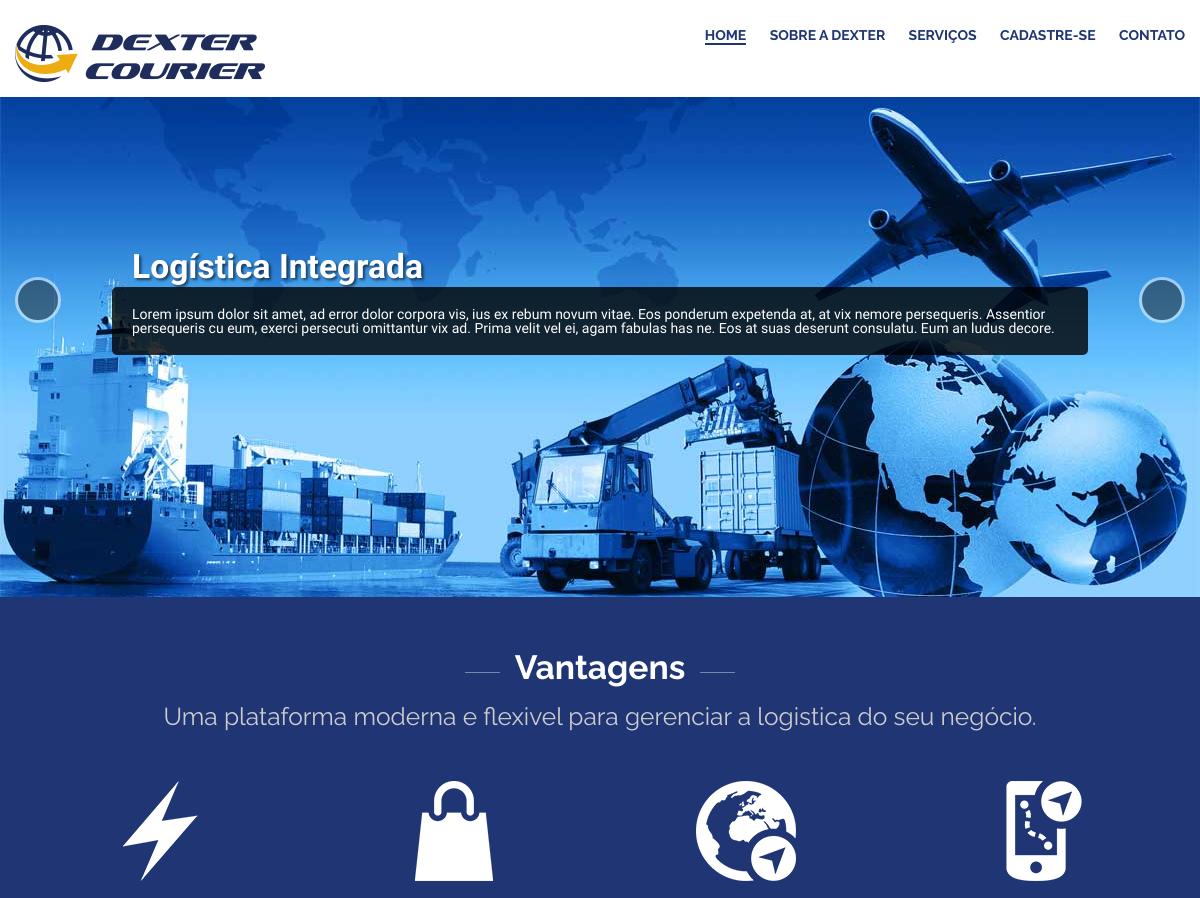
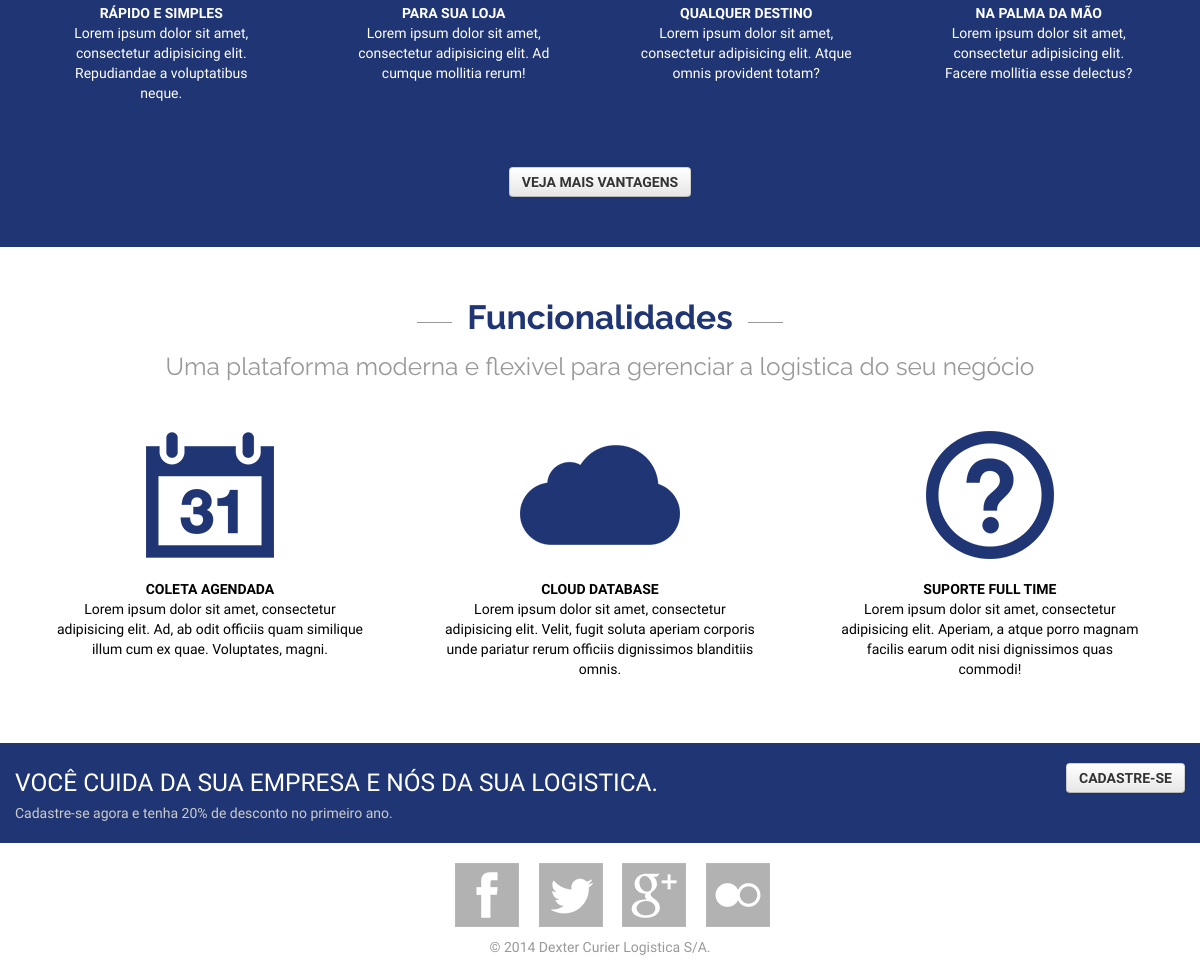
/752/files/web02/dexter/index.php, run on the app's committed database (2 pictures, top to bottom).
### tables this page shows
CREATE TABLE `servicos` (
  `id` int(11) NOT NULL AUTO_INCREMENT,
  `nome` varchar(200) DEFAULT NULL,
  `descricao` varchar(200) DEFAULT NULL,
  `url_icone` varchar(200) DEFAULT NULL,
  `home` tinyint(1) DEFAULT NULL,
  `ip` varchar(2) DEFAULT NULL,
  PRIMARY KEY (`id`)
);

CREATE TABLE `funcionalidades` (
  `id` int(11) NOT NULL AUTO_INCREMENT,
  `nome` varchar(200) DEFAULT NULL,
  `descricao` varchar(200) DEFAULT NULL,
  `url_icone` varchar(200) DEFAULT NULL,
  `ip` varchar(2) DEFAULT NULL,
  PRIMARY KEY (`id`)
);

### 752/files/web02/dexter/include/banco.php (called while the page is built, shortened)
<?php
	function listar($tabela, $campos = "*", $onde=null, $filtro=null, $ordem=null, $limite=null){
		$sql = "select $campos from $tabela";
		if( $onde ){
			$sql .= " where $onde";
		}elseif( $filtro ){
			$sql .= " where $filtro";
		}
		$registros = [];
		$query = mysql_query($sql) or die("MySQL error:".mysql_error());
    	while($registro = mysql_fetch_array($query)){
		    $registros[] = $registro;
		}
		return $registros;
	}

### 752/files/web02/dexter/template/vantagens.php (the view, shortened to what this page needs)
<div class="title">
	<h1>Vantagens</h1>
	<h3>Uma plataforma moderna e flexivel para gerenciar a logistica do seu
		negócio.</h3>
</div>
<ul class="container">
      <?php
		$registros = listar( 'servicos','*', "home= 1");
		foreach( $registros as $registro ):
	 ?>
	<li>
		<figure>
			<img src="<?php echo $registro['url_icone'];?>" alt="Nome Imagem">
			<figcaption>
				<strong><?php echo $registro['nome'];?></strong>
				<p><?php echo $registro['descricao'];?></p>
			</figcaption>
		</figure>
	</li>
    <?php endforeach; ?>
</ul>
<a href="servicos.php" class="btn btn-flat">Veja mais Vantagens</a>

### 752/files/web02/dexter/index.php (shortened to what this page needs)
    <header class="header">
        <?php  require 'template/topo.php'; ?>
    </header>
    <?php
        $banners = array(
        	array(
                'id' => 1,
                'nome' => 'Logística Integrada',
        	    'descricao' => 'Lorem ipsum dolor sit amet, ad error dolor corpora vis, ius ex rebum novum vitae. Eos ponderum expetenda at, at vix nemore persequeris. Assentior persequeris cu eum, exerci persecuti omittantur vix ad. Prima velit vel ei, agam fabulas has ne. Eos at suas deserunt consulatu. Eum an ludus decore.',
        	    'url' => 'img/banner/banner.jpg'
            ),
            array(
                'id' => 2,
                'nome' => 'Soluções em Transporte',
                'descricao' => 'Mea id prima munere. Facer everti pro ex, nam no malis quodsi. Option delicata corrumpit an usu, quodsi equidem percipit vix cu, dolor periculis et pri. Id sea corpora phaedrum, no est rebum illud mollis. Et vel veri autem, nec alia dicit ex, eu vis dicant labores legimus',
                'url' => 'img/banner/banner2.jpg'
            ),
            array(
                'id' => 3,
                'nome' => 'Terminais Marítimos',
                'descricao' => 'Cum simul mandamus no, sea veniam honestatis eu. Mucius nostrud ea quo, ius an dicunt eloquentiam, fabulas expetendis per ex. Liber definitionem eu nam. Cu pro dicit utamur conclusionemque, no vis audire maiestatis scribentur.',
                'url' => 'img/banner/banner3.jpg'
            ),
            array(
                'id' => 4,
                'nome' => 'Dexter - Logística',
                'descricao' => 'Mel habeo homero commune te. Nostrud accumsan oporteat mea ex. Lorem ullum mei ne, duo ei amet primis incorrupte. Eos te alienum molestiae, iriure atomorum ei has.',
                'url' => 'img/banner/banner4.jpg'
            ),
        )
    ?>
    <section class="banner">
        <div id="carousel-example-generic" class="carousel slide" data-ride="carousel">
          <div class="carousel-inner">
            <?php foreach ($banners as $banner): ?>
                <div class="item <?php echo ($banner['id']==1) ? 'active' : ''?>" style="background-image:url('<?php echo $banner['url']; ?>')">
                  <div class="container">
                    <div class="row">
                        <div class="span12">
                            <h2><?php echo $banner['nome']; ?></h2>
                            <p><?php echo $banner['descricao']; ?></p>
                        </div>
                    </div>
                  </div>
               </div>
           <?php endforeach;?>
         </div>
          <a class="left carousel-control" href="#carousel-example-generic" role="button" data-slide="prev">
          </a>
          <a class="right carousel-control" href="#carousel-example-generic" role="button" data-slide="next">
          </a>
        </div>
    </section>
    <section class="vantagens">
        <?php require 'template/vantagens.php' ?>
    </section>
    <section class="funcionalidades">
        <?php require 'template/funcionalidades.php' ?>
    </section>
    <section class="cadastro">
        <div class="container">
            <div class="left">
                <h3>Você cuida da sua empresa e nós da sua logistica.</h3>
                <p>Cadastre-se agora e tenha 20% de desconto no primeiro ano.</p>
            </div>
            <a href="cadastro.php" class="btn btn-flat right">Cadastre-se</a>
        </div>
    </section>
    <footer class="footer">
        <?php require 'template/rodape.php' ?>
    </footer>
</body>
</html>

### 752/files/web02/dexter/template/topo.php (shortened to what this page needs)
<!doctype html>
<html dir="ltr" lang="pt-BR">
<head>
    <link rel="stylesheet" href="include/css/style.css">
        <link href="include/css/bootstrap.css" rel="stylesheet">
        <link href="include/css/bootstrap-responsive.css" rel="stylesheet">
</head>
<body>
<div class="container">
	<a href="index.php" class="logo left">Dexter Courier</a>
	<nav class="right">
		<ul>
               <?php
                   $paginas[] = array('url' => 'index.php', 'label' => 'Home');
                   $paginas[] = array('url' => 'sobre.php', 'label' => 'Sobre a Dexter');
                   $paginas[] = array('url' => 'servicos.php', 'label' => 'Serviços');
                   $paginas[] = array('url' => 'cadastro.php', 'label' => 'Cadastre-se');
                   $paginas[] = array('url' => 'contato.php', 'label' => 'Contato');
               ?>
               <?php foreach ($paginas as $pagina):?>
                <li class=<?php  echo (basename($_SERVER['PHP_SELF']) == $pagina['url']) ? ' active' : '';?>><a href="<?php echo $pagina['url']; ?>"><?php echo $pagina['label']; ?></a>
              <?php endforeach; ?>
		</ul>
	</nav>
</div>

### 752/files/web02/dexter/template/funcionalidades.php
<div class="title">
	<h1>Funcionalidades</h1>
	<h3>Uma plataforma moderna e flexivel para gerenciar a logistica do seu
		negócio</h3>
</div>
<ul class="container">
	<?php
		$registros = listar('funcionalidades');
		foreach( $registros as $registro ):
	 ?>
	<li>
		<figure>
			<img src="<?php echo $registro['url_icone'];?>" alt="Nome Imagem">
			<figcaption>
				<strong><?php echo $registro['nome'];?></strong>
				<p><?php echo $registro['descricao'];?></p>
			</figcaption>
		</figure>
	</li>
    <?php endforeach; ?>
</ul>

### 752/files/web02/dexter/template/rodape.php
<ul>
	<li><a href="#" target="_blank"><img src="img/icon-fb.png"
			alt="Facebook"></a></li>
	<li><a href="#" target="_blank"><img src="img/icon-tw.png"
			alt="Twitter"></a></li>
	<li><a href="#" target="_blank"><img src="img/icon-gp.png"
			alt="Google+"></a></li>
	<li><a href="#" target="_blank"><img src="img/icon-fk.png" alt="Flickr"></a>
	</li>
</ul>
<div class="copy">&copy; 2014 Dexter Curier Logistica S/A.</div>

### 752/files/web02/dexter/include/css/style.css (style rules this page uses)
body { margin: 0; padding: 0; background: #F5F5F5; color: #555; font-family: 'Open Sans', sans-serif; font-weight: 300; }
.container { width:980px; margin: 0 auto; display: block; }
.left { float: left; }
.right { float: right; }
img { max-width: 100%; }
.header { width: 100%; background-color: white; padding: 15px; overflow: hidden; box-sizing: border-box; -webkit-box-shadow: 0 5px 5px rgba(0,0,0,.12); -moz-box-shadow: 0 5px 5px rgba(0,0,0,.12); box-shadow: 0 5px 5px rgba(0,0,0,.12); }
.header .logo { width: 250px; height: 57px; display: block; background-image: url('../../img/logo-dexter.png'); background-position: 0 0; background-repeat: no-repeat; text-indent:-9999px; }
.header ul { list-style: none; }
.header li { display:inline; font-family: 'Raleway', sans-serif; font-weight: 700; }
.header li a { text-decoration: none; text-transform: uppercase; margin-left: 20px; color: #1f3574; }
.header .active a { border-bottom: 2px solid #1f3574; font-weight:bold; }
.banner { width: 100%; height: 500px; float: left; }
.banner .item { color: #fff; background-repeat:no-repeat; background-position:center center; background-size:cover; width: 100%; height:500px; }
.banner .item h2, .banner .item p { max-width:80%; margin:0 auto; }
.banner .item h2 { font-size: 2.4em; text-transform: capitalize; text-shadow: 2px 2px 3px rgba(0,0,0,.6); margin-top:150px; }
.banner .item p { padding: 20px; background-color: rgba(0,0,0,.8); max-width: 80%; -webkit-border-radius: 5px; -moz-border-radius: 5px; border-radius: 5px; }
.title { font-family: 'Raleway', sans-serif; }
.title h1 { font-size: 2.4em; position: relative; display: inline; color: #1f3574; }
.title h1:before, .title h1:after { content:''; background-color: rgba(0,0,0,.4); width: 35px; height: 1px; position: absolute; top:25px; }
.title h1:before { left: -50px; }
.title h1:after { right: -50px; }
.title h3 { font-weight: normal; color: #999; }
.vantagens .title h1 { color: #ffffff; }
.vantagens .title h3 { color: #cccccc; }
.vantagens .title h1:after, .vantagens .title h1:before { background: rgba(255,255,255,.4); }
.vantagens { width: 100%; padding: 50px 0; text-align: center; background: #1f3574; color: #fff; float: left; }
.vantagens ul { padding: 0; list-style: none; }
.vantagens li { width: 25%; margin-bottom: 50px; float: left; }
.vantagens img { margin: 20px 0; }
.vantagens strong { text-transform: uppercase; }
.funcionalidades { width: 100%; padding: 50px 0; text-align: center; background-color: #fff; float: left; }
.funcionalidades ul { padding: 0; list-style: none; }
.funcionalidades li { width: 33.33%; float: left; }
.funcionalidades img { margin: 20px 0; }
.funcionalidades strong { text-transform: uppercase; }
.cadastro { width: 100%; padding: 20px 0; background-color: #1f3574; float: left; color: #ccc; }
.cadastro h3 { text-transform: uppercase; color:white; font-weight: 400; }
.cadastro h3, .cadastro p { margin: 0; }
.footer { width: 100%; float: left; padding: 20px 0; text-align: center; color: #999; }
.footer ul { padding: 0; list-style: none; }
.footer li { display:inline; margin: 0 8px 20px; }
.btn { background-color: #1f3574; text-transform: uppercase; color: #fff; text-decoration: none; padding: 10px 25px; font-weight: 700; border:0; font-size: 1em; }
.btn-flat { border: 2px solid #fff; }

### data on the page
servicos: url_icone (picture), nome "RÁPIDO E SIMPLES", descricao "Lorem ipsum dolor sit amet, consectetur adipisicing elit. Repudiandae a voluptatibus neque."
servicos: url_icone (picture), nome "PARA SUA LOJA", descricao "Lorem ipsum dolor sit amet, consectetur adipisicing elit. Ad cumque mollitia rerum!"
servicos: url_icone (picture), nome "QUALQUER DESTINO", descricao "Lorem ipsum dolor sit amet, consectetur adipisicing elit. Atque omnis provident totam?"
servicos: url_icone (picture), nome "NA PALMA DA MÃO", descricao "Lorem ipsum dolor sit amet, consectetur adipisicing elit. Facere mollitia esse delectus?"
funcionalidades: url_icone (picture), nome "COLETA AGENDADA", descricao "Lorem ipsum dolor sit amet, consectetur adipisicing elit. Ad, ab odit officiis quam similique illum cum ex quae. Voluptates, magni."
funcionalidades: url_icone (picture), nome "CLOUD DATABASE", descricao "Lorem ipsum dolor sit amet, consectetur adipisicing elit. Velit, fugit soluta aperiam corporis unde pariatur rerum officiis dignissimos blanditiis omnis."
funcionalidades: url_icone (picture), nome "SUPORTE FULL TIME", descricao "Lorem ipsum dolor sit amet, consectetur adipisicing elit. Aperiam, a atque porro magnam facilis earum odit nisi dignissimos quas commodi!"

### other printed values
$pagina['label'] "HOME"
$pagina['label'] "SOBRE A DEXTER"
$pagina['label'] "SERVIÇOS"
$pagina['label'] "CADASTRE-SE"
$pagina['label'] "CONTATO"
$banner['nome'] "Logística Integrada"
